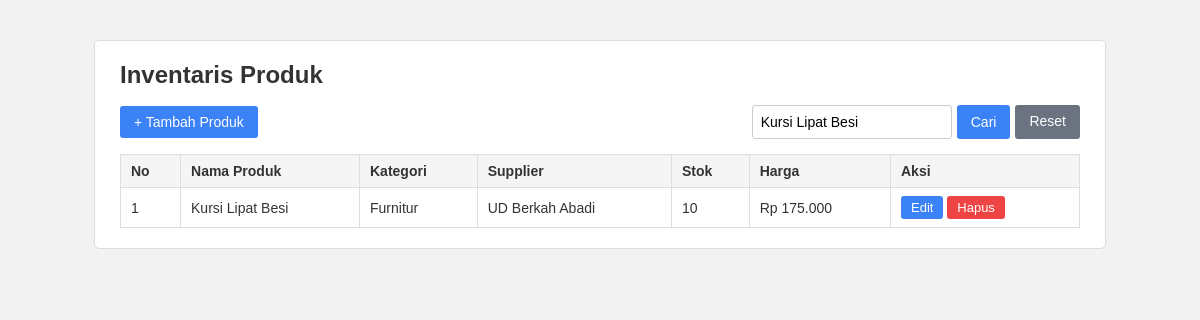
The page /index.php?cari=Kursi Lipat Besi on the database its author committed.
### tables this page shows
CREATE TABLE produk (
    id INT AUTO_INCREMENT PRIMARY KEY,
    nama_produk VARCHAR(150) NOT NULL,
    kategori_id INT NOT NULL,
    supplier_id INT NOT NULL,
    stok INT NOT NULL DEFAULT 0,
    harga DECIMAL(12, 2) NOT NULL DEFAULT 0,
    created_at TIMESTAMP DEFAULT CURRENT_TIMESTAMP,
    CONSTRAINT fk_produk_kategori FOREIGN KEY (kategori_id)
        REFERENCES kategori(id) ON UPDATE CASCADE ON DELETE RESTRICT,
    CONSTRAINT fk_produk_supplier FOREIGN KEY (supplier_id)
        REFERENCES supplier(id) ON UPDATE CASCADE ON DELETE RESTRICT
);

CREATE TABLE kategori (
    id INT AUTO_INCREMENT PRIMARY KEY,
    nama_kategori VARCHAR(100) NOT NULL UNIQUE
);

CREATE TABLE supplier (
    id INT AUTO_INCREMENT PRIMARY KEY,
    nama_supplier VARCHAR(100) NOT NULL,
    telepon VARCHAR(20),
    alamat VARCHAR(255)
);

### config/helpers.php (called while the page is built, shortened)
<?php
function e($teks)
{
    return htmlspecialchars((string) $teks, ENT_QUOTES, 'UTF-8');
}
function rupiah($angka)
{
    return 'Rp ' . number_format($angka, 0, ',', '.');
}

### index.php (the view, shortened to what this page needs)
<?php
require 'config/helpers.php';
$db = Database::getInstance()->getConnection();
$cari = trim($_GET['cari'] ?? '');
$sql = 'SELECT p.id, p.nama_produk, p.stok, p.harga,
               k.nama_kategori, s.nama_supplier
        FROM produk p
        JOIN kategori k ON p.kategori_id = k.id
        JOIN supplier s ON p.supplier_id = s.id';
if ($cari !== '') {
    $sql .= ' WHERE p.nama_produk LIKE :cari OR k.nama_kategori LIKE :cari2 OR s.nama_supplier LIKE :cari3';
}
$sql .= ' ORDER BY p.id DESC';
$stmt = $db->prepare($sql);
if ($cari !== '') {
    $keyword = '%' . $cari . '%';
    $stmt->bindValue(':cari', $keyword);
    $stmt->bindValue(':cari2', $keyword);
    $stmt->bindValue(':cari3', $keyword);
}
$stmt->execute();
$produk = $stmt->fetchAll();
?>
<!DOCTYPE html>
<html lang="id">
<head>
    <link rel="stylesheet" href="assets/style.css">
</head>
<body>
    <div class="container">
        <h1>Inventaris Produk</h1>
        <div class="toolbar">
            <a href="create.php" class="btn">+ Tambah Produk</a>
            <form method="get" action="index.php" class="search">
                <input type="text" name="cari" placeholder="Cari produk..." value="<?= e($cari) ?>">
                <button type="submit" class="btn">Cari</button>
                <?php if ($cari !== ''): ?>
                    <a href="index.php" class="btn btn-secondary">Reset</a>
                <?php endif; ?>
            </form>
        </div>
        <table>
            <thead>
                <tr>
                    <th>No</th>
                    <th>Nama Produk</th>
                    <th>Kategori</th>
                    <th>Supplier</th>
                    <th>Stok</th>
                    <th>Harga</th>
                    <th>Aksi</th>
                </tr>
            </thead>
            <tbody>
                <?php foreach ($produk as $i => $row): ?>
                    <tr>
                        <td><?= $i + 1 ?></td>
                        <td><?= e($row['nama_produk']) ?></td>
                        <td><?= e($row['nama_kategori']) ?></td>
                        <td><?= e($row['nama_supplier']) ?></td>
                        <td><?= e($row['stok']) ?></td>
                        <td><?= e(rupiah($row['harga'])) ?></td>
                        <td class="aksi">
                            <a href="edit.php?id=<?= e($row['id']) ?>" class="btn btn-small">Edit</a>
                            <form method="post" action="delete.php"
                                  onsubmit="return confirm('Yakin ingin menghapus produk ini?');">
                                <button type="submit" class="btn btn-small btn-danger">Hapus</button>
                            </form>
                        </td>
                    </tr>
                <?php endforeach; ?>
            </tbody>
        </table>
    </div>
</body>
</html>

### assets/style.css (style rules this page uses)
body { font-family: Arial, sans-serif; background: #f2f2f2; margin: 0; color: #333; }
.container { max-width: 960px; margin: 40px auto; background: #fff; padding: 20px 25px; border: 1px solid #ddd; border-radius: 5px; }
h1 { margin-top: 0; font-size: 24px; }
.toolbar { display: flex; justify-content: space-between; align-items: center; flex-wrap: wrap; gap: 10px; margin-bottom: 15px; }
.search { display: flex; gap: 5px; }
.search input { width: 200px; margin: 0; }
table { width: 100%; border-collapse: collapse; font-size: 14px; }
th, td { border: 1px solid #ddd; padding: 8px 10px; text-align: left; }
th { background: #f5f5f5; }
.aksi { white-space: nowrap; }
.aksi form { display: inline; }
input, select { width: 100%; padding: 8px; margin-top: 4px; border: 1px solid #ccc; border-radius: 3px; box-sizing: border-box; font-size: 14px; }
.btn { display: inline-block; padding: 8px 14px; background: #3b82f6; color: #fff; border: none; border-radius: 3px; cursor: pointer; text-decoration: none; font-size: 14px; }
.btn-small { padding: 4px 10px; font-size: 13px; }
.btn-secondary { background: #6b7280; }
.btn-danger { background: #ef4444; }

### rows shown on the page
produk: nama_produk "Kursi Lipat Besi", kategori.nama_kategori "Furnitur", supplier.nama_supplier "UD Berkah Abadi", stok "10", harga "Rp 175.000"
